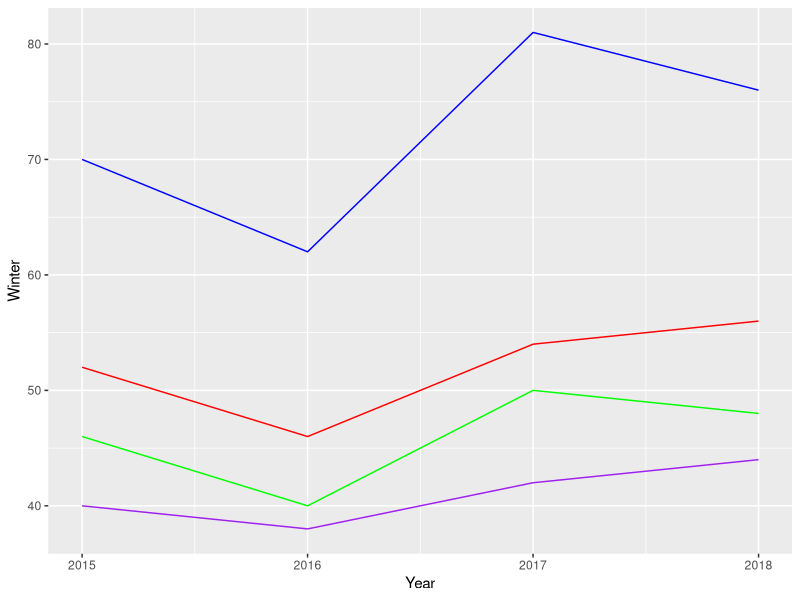
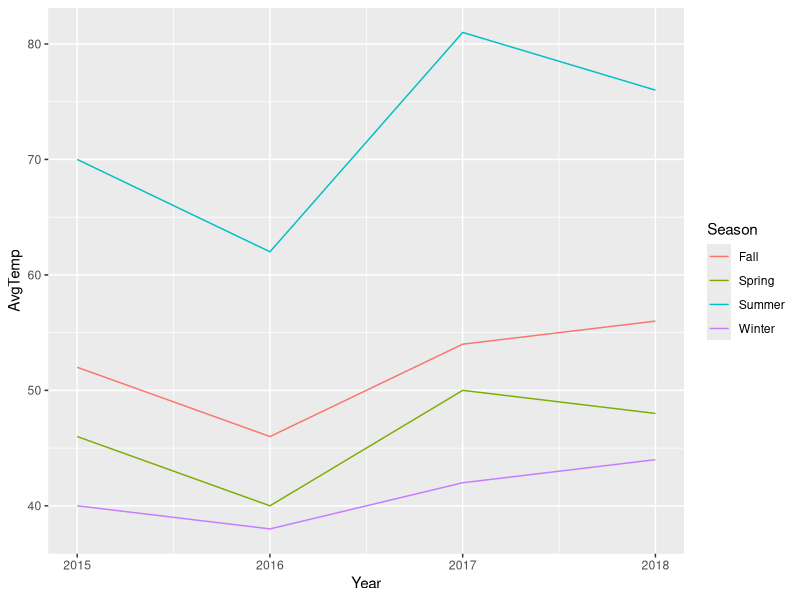
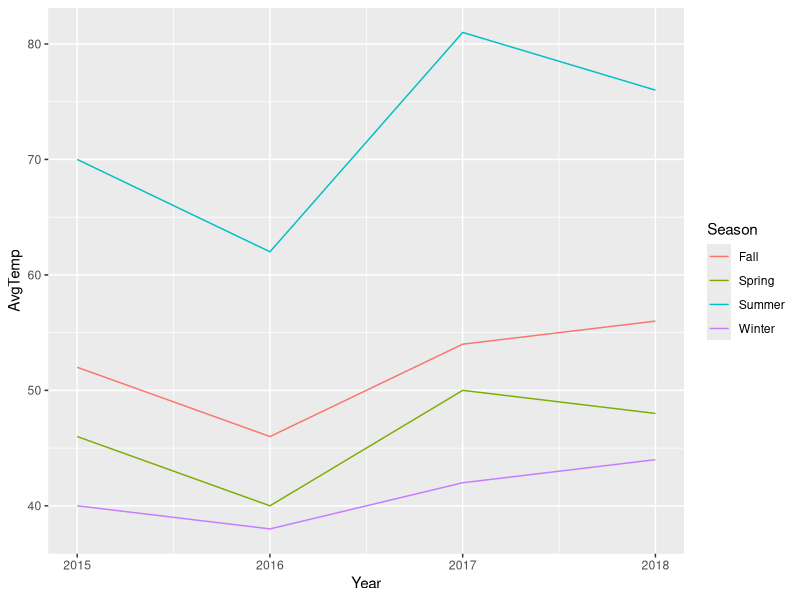
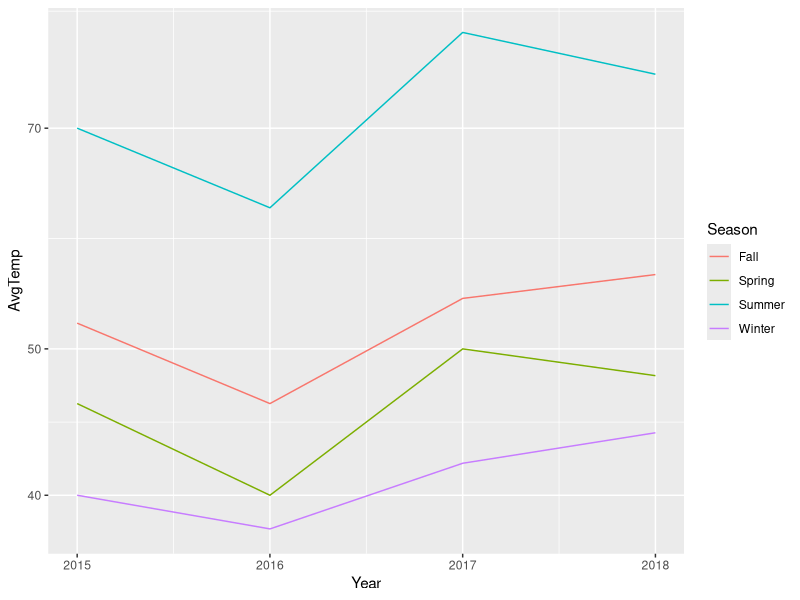

These figures' R source, in order: (Note: this script raises an error after producing the figures.)
## ---- chunk 1
library(tidyverse)
data.frame("." = c("Observation 1", "Observation 2","...", "Observation n"),
           "Variable_1" = c("Value", "Value", "...", "Value"),
           "Variable_2" = c("Value", "Value", "...", "Value"),
           "Variable .." = c("Value", "Value", "...", "Value"),
           "Variable_n" = c("Value", "Value", "...", "Value")) %>%
  knitr::kable() %>%
  kableExtra::kable_styling()
## ---- chunk 2
library(tidyverse)
## ---- chunk 3
SeasonalTemps <- data.frame(Year = c(2015, 2016, 2017, 2018),
           Winter = c(40, 38, 42, 44),
           Spring = c(46, 40, 50, 48),
           Summer = c(70, 62, 81, 76),
           Fall = c(52, 46, 54, 56))
SeasonalTemps
## ---- chunk 4
ggplot(SeasonalTemps, aes(x = Year)) + 
  geom_line(aes(y = Winter), color = "purple") + 
  geom_line(aes(y = Spring), color = "green") + 
  geom_line(aes(y = Summer), color = "blue") + 
  geom_line(aes(y = Fall), color = "red")
## ---- chunk 5
LongTemps <- gather(data = SeasonalTemps, key = Season, value = AvgTemp, -Year)
LongTemps
## ---- chunk 6
ggplot(LongTemps, aes(x = Year, y = AvgTemp, color = Season)) + 
  geom_line()
## ---- chunk 7
WideTemps <- spread(LongTemps, Season, AvgTemp)
WideTemps
## ---- chunk 8
OrderWideTemps <- select(WideTemps, c(Year, Winter, Spring, Summer, Fall))
OrderWideTemps
## ---- chunk 9
select(WideTemps, c(Year, Winter, Spring, Fall))
## ---- chunk 10
select(WideTemps, -Summer)
## ---- chunk 11
df <- tibble(Horses = c("A", "B", "C"),
             Results = c("1-2-3", "3-1-2", "2-3-1"),
             TotalMinutes = c(3, 3, 3),
             TotalSeconds = c(12, 44, 15))
df
## ---- chunk 12
df2 <- separate(df, Results, c("FirstRace", "SecondRace", "ThirdRace"), sep = "-")
df2
## ---- chunk 13
unite(df2, TotalTime, TotalMinutes, TotalSeconds, sep = ":")
## ---- chunk 14
a <- 10
a <- a*2
a <- sqrt(a)
## ---- chunk 15
a <- sqrt(10*2)
## ---- chunk 16
unite(
  (separate
   (df, 
     Results, 
     c("FirstRace", "SecondRace", "ThirdRace"), 
     sep = "-")), 
  TotalTime, 
  TotalMinutes, 
  TotalSeconds, 
  sep = ":")
## ---- chunk 17
Numbers <- c(5,10,15,20,25)

Numbers %>%
  mean()
## ---- chunk 18
LongTemps %>%
  spread(Season, AvgTemp) %>%
  select(-Summer)
## ---- chunk 19
LongTemps %>%
  spread(data = ., Season, AvgTemp) %>%
  select(-Summer)
## ---- chunk 20
LongTemps %>%
  ggplot(aes(x = Year, y = AvgTemp, color = Season)) + 
  geom_line()
## ---- chunk 21
LongTemps %>%
  ggplot(aes(x = Year, y = AvgTemp, color = Season)) + 
  geom_line() + 
  scale_y_log10()
## ---- chunk 22
LongTemps %>%
  mutate(TwiceTemp = AvgTemp * 2)
## ---- chunk 23
LongTemps %>%
  mutate(TwiceTemp = AvgTemp * 2,
         TwiceSquaredTemp = TwiceTemp^2,
         YearSeason = paste(Year, Season))
## ---- chunk 24
LongTemps %>%
  mutate(YearSeason = paste("The", Season, "of", Year))
## ---- chunk 25
LongTemps %>%
  mutate(TwiceTemp = AvgTemp * 2) %>%
  transmute(AvgTemp = AvgTemp,
            TwiceSquaredTemp = TwiceTemp^2,
            YearSeason = paste(Year, Season))
## ---- chunk 26
iris <- as.tibble(iris)
iris
## ---- chunk 27
iris[, 1]
## ---- chunk 28
iris[1, ]
## ---- chunk 29
iris[c(1,2,3,4), ]
iris[1:4, ]
## ---- chunk 30
iris[1,1]
## ---- chunk 31
iris[[1, 1]]
## ---- chunk 32
iris$Sepal.Length
## ---- chunk 33
mean(iris$Sepal.Length)
sd(iris$Sepal.Length)
cor.test(iris$Sepal.Length, iris$Sepal.Width)
## ---- chunk 34
iris[iris$Species == "setosa", ]
## ---- chunk 35
iris[iris$Sepal.Length > 7.5, ]
## ---- chunk 36
iris %>%
  filter(Species == "setosa")
## ---- chunk 37
iris %>%
  filter(Species == "setosa" & Sepal.Length == 5.1 & Sepal.Width == 3.3)
## ---- chunk 38
iris %>%
  filter(Species == "setosa" & Species == "versicolor")
## ---- chunk 39
iris %>%
  filter(Species %in% c("setosa",
                        "versicolor"))
## ---- chunk 40
mean(iris$Sepal.Length)
## ---- chunk 41
setosa <- iris %>%
  filter(Species == "setosa")
virginica <- iris %>%
  filter(Species == "virginica")
versicolor <- iris %>%
  filter(Species == "versicolor")


mean(setosa$Sepal.Length)
mean(virginica$Sepal.Length)
mean(versicolor$Sepal.Length)
## ---- chunk 42
iris %>%
  group_by(Species) %>%
  summarise(MeanSepalLength = mean(Sepal.Length))
## ---- chunk 43
iris %>%
  group_by(Species) %>%
  mutate(SLDistanceFromMean = Sepal.Length - mean(Sepal.Length))
## ---- chunk 44
iris %>%
  select(c(Sepal.Length, Species)) %>%
  group_by(Species) %>%
  mutate(SLDistanceFromGroupMean = Sepal.Length - mean(Sepal.Length)) %>%
  ungroup() %>%
  mutate(SLDistanceFromTotalMean = Sepal.Length - mean(Sepal.Length))
## ---- chunk 45
MissingExample <- tibble(w = c(1, 2, 3),
                         x = c("A", "B", "C"),
                         y = c("do", "re", NA),
                         z = c(807, NA, 780))
MissingExample
## ---- chunk 46
mean(MissingExample$z)
## ---- chunk 47
mean(MissingExample$z, na.rm = TRUE)
## ---- chunk 48
MissingExample %>%
  filter(!is.na(z)) %>%
  summarise(Mean = mean(z))
## ---- chunk 49
MissingExample %>%
  drop_na()
## ---- chunk 50
MissingExample %>%
  replace_na(list(y = "mi", z = "078"))
## ---- chunk 51
TreeData <- tibble(Site = c("A","A","A","B","B"),
                   Species = c("Red Maple", "Sugar Maple", "Black Cherry", "Red Maple", "Sugar Maple"),
                   Count = c(10,5,15,8,19))
TreeData
## ---- chunk 52
TreeData %>%
  group_by(Species) %>%
  summarise(Mean = mean(Count), StandardDev = sd(Count))
## ---- chunk 53
TreeData %>%
  complete(Site, Species, fill = list(Count = 0))
## ---- chunk 54
TreeData %>%
  complete(Site, Species, fill = list(Count = 0)) %>%
  group_by(Species) %>%
  summarise(Mean = mean(Count), StandardDev = sd(Count))
## ---- chunk 55
LongTreeData <- TreeData %>%
  uncount(Count)

LongTreeData
## ---- chunk 56
LongTreeData %>%
  count(Site, Species)
## ---- chunk 57
LongTreeData %>%
  count(Site, Species) %>%
  rename(Count = n)
